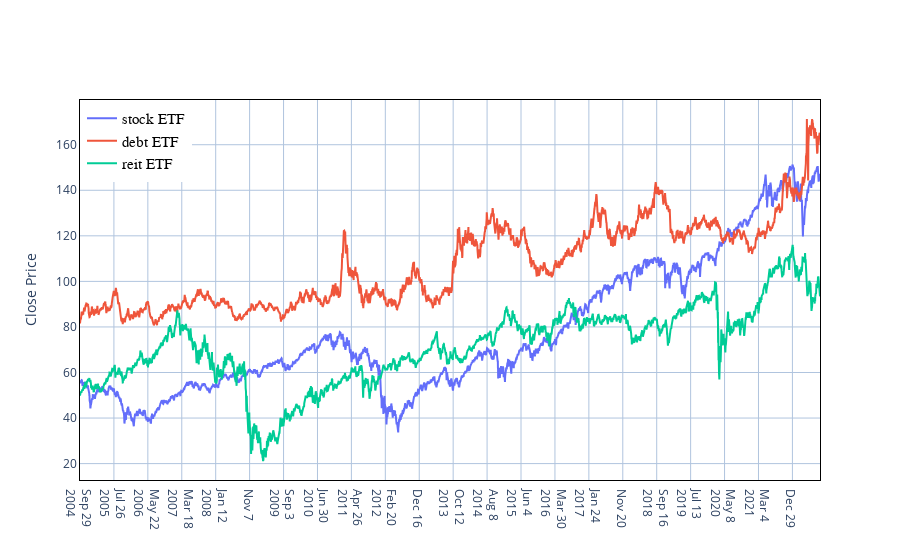

Source (notebook cell):
### Code cell
closePlot_ETF(df_VTI, df_TLT, df_VNQ)

### Figure 1 — Plotly figure (JSON) as saved in the notebook; plotly's stock layout.template omitted (floating-point values rounded to 4 significant figures; data arrays with more than 128 entries replaced by an {"elided": "..."} marker saying what was removed)
{"data": [{"mode": "lines", "name": "stock ETF", "type": "scatter", "x": {"elided": "4512 str values"}, "y": {"elided": "5336 float values"}}, {"mode": "lines", "name": "debt ETF", "type": "scatter", "x": {"elided": "4512 str values"}, "y": {"elided": "5058 float values"}}, {"mode": "lines", "name": "reit ETF", "type": "scatter", "x": {"elided": "4512 str values"}, "y": {"elided": "4512 float values"}}], "layout": {"legend": {"bgcolor": "White", "bordercolor": "white", "borderwidth": 2, "font": {"color": "black", "family": "sans-serif", "size": 15}, "traceorder": "normal", "x": 0, "y": 1}, "paper_bgcolor": "rgba(1,1,0,0)", "plot_bgcolor": "rgba(1, 1, 0, 0)", "title": {"x": 0.5, "xanchor": "center", "y": 0.85, "yanchor": "top"}, "xaxis": {"dtick": 25920000000, "gridcolor": "LightSteelBlue", "gridwidth": 1, "linecolor": "black", "mirror": true, "showgrid": true, "showline": true, "tick0": "2004-09-29", "tickmode": "linear", "type": "date"}, "yaxis": {"gridcolor": "LightSteelBlue", "gridwidth": 1, "linecolor": "black", "mirror": true, "showgrid": true, "showline": true, "title": {"text": "Close Price"}, "zeroline": true, "zerolinecolor": "LightSteelBlue", "zerolinewidth": 1}}}
